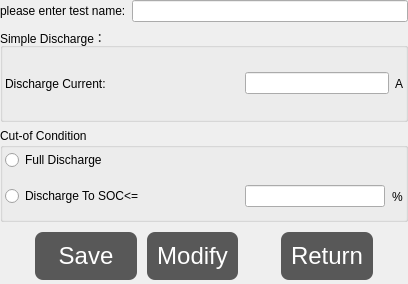
<?xml version="1.0" encoding="UTF-8"?>
<ui version="4.0">
 <class>DischargeTestDialog</class>
 <widget class="QDialog" name="DischargeTestDialog">
  <property name="geometry">
   <rect>
    <x>0</x>
    <y>0</y>
    <width>408</width>
    <height>284</height>
   </rect>
  </property>
  <property name="windowTitle">
   <string>DischargeTestDialog</string>
  </property>
  <property name="windowIcon">
   <iconset resource="batteryplatform.qrc">
    <normaloff>:/res/res/battery.png</normaloff>:/res/res/battery.png</iconset>
  </property>
  <property name="styleSheet">
   <string notr="true">QLineEdit
{		
	font: 12pt &quot;微软雅黑&quot;;
}
QGroupBox
{
	font: 12pt &quot;微软雅黑&quot;;
}
QRadioButton
{
	
	font: 12pt &quot;微软雅黑&quot;;
}
QCheckBox
{
	font: 12pt &quot;微软雅黑&quot;;
}
QLabel
{	
	font: 12pt &quot;微软雅黑&quot;;
}
QPushButton {
	
	background-color: rgb(88, 88, 88);
    border-radius: 8px;
    padding: 10px 10px;
    text-align: center;
    text-decoration: none;
    font-size: 24px;
    margin: 4px 2px;
    color: white;
}
QPushButton:hover {   
	
	background-color: rgb(70, 70, 70);
}
QPushButton:pressed {
    padding-left:13px;
    /*上内边距为3像素，让按下时字向下移动3像素*/  
    padding-top:13px;
}
QWidget #DischargeTestDialog{	
	background-color: rgb(255, 255, 255);
}</string>
  </property>
  <layout class="QVBoxLayout" name="verticalLayout_3">
   <property name="leftMargin">
    <number>0</number>
   </property>
   <property name="topMargin">
    <number>0</number>
   </property>
   <property name="rightMargin">
    <number>0</number>
   </property>
   <property name="bottomMargin">
    <number>0</number>
   </property>
   <item>
    <layout class="QHBoxLayout" name="horizontalLayout_3">
     <item>
      <widget class="QLabel" name="label_2">
       <property name="sizePolicy">
        <sizepolicy hsizetype="Preferred" vsizetype="Fixed">
         <horstretch>0</horstretch>
         <verstretch>0</verstretch>
        </sizepolicy>
       </property>
       <property name="styleSheet">
        <string notr="true">font: 12pt &quot;微软雅黑&quot;;</string>
       </property>
       <property name="text">
        <string>please enter test name:</string>
       </property>
      </widget>
     </item>
     <item>
      <widget class="QLineEdit" name="lineEdit_testname">
       <property name="styleSheet">
        <string notr="true">font: 12pt &quot;微软雅黑&quot;;</string>
       </property>
       <property name="text">
        <string/>
       </property>
      </widget>
     </item>
    </layout>
   </item>
   <item>
    <widget class="QGroupBox" name="groupBox">
     <property name="title">
      <string>Simple Discharge：</string>
     </property>
     <layout class="QVBoxLayout" name="verticalLayout">
      <property name="spacing">
       <number>7</number>
      </property>
      <property name="leftMargin">
       <number>2</number>
      </property>
      <property name="topMargin">
       <number>2</number>
      </property>
      <property name="rightMargin">
       <number>2</number>
      </property>
      <property name="bottomMargin">
       <number>2</number>
      </property>
      <item>
       <layout class="QHBoxLayout" name="horizontalLayout_4">
        <item>
         <widget class="QLabel" name="label_15">
          <property name="text">
           <string>Discharge Current:</string>
          </property>
         </widget>
        </item>
        <item>
         <widget class="QLineEdit" name="lineEdit_Current_simple">
          <property name="sizePolicy">
           <sizepolicy hsizetype="Expanding" vsizetype="Fixed">
            <horstretch>0</horstretch>
            <verstretch>0</verstretch>
           </sizepolicy>
          </property>
          <property name="minimumSize">
           <size>
            <width>144</width>
            <height>0</height>
           </size>
          </property>
          <property name="maximumSize">
           <size>
            <width>144</width>
            <height>16777215</height>
           </size>
          </property>
          <property name="placeholderText">
           <string/>
          </property>
         </widget>
        </item>
        <item>
         <widget class="QLabel" name="label_13">
          <property name="sizePolicy">
           <sizepolicy hsizetype="Fixed" vsizetype="Preferred">
            <horstretch>0</horstretch>
            <verstretch>0</verstretch>
           </sizepolicy>
          </property>
          <property name="text">
           <string>A</string>
          </property>
         </widget>
        </item>
       </layout>
      </item>
     </layout>
    </widget>
   </item>
   <item>
    <widget class="QGroupBox" name="groupBox_2">
     <property name="title">
      <string>Cut-of Condition</string>
     </property>
     <layout class="QVBoxLayout" name="verticalLayout_2">
      <property name="leftMargin">
       <number>2</number>
      </property>
      <property name="topMargin">
       <number>2</number>
      </property>
      <property name="rightMargin">
       <number>2</number>
      </property>
      <property name="bottomMargin">
       <number>2</number>
      </property>
      <item>
       <widget class="QRadioButton" name="radioButton_fullDischarge">
        <property name="text">
         <string>Full Discharge</string>
        </property>
       </widget>
      </item>
      <item>
       <layout class="QHBoxLayout" name="horizontalLayout">
        <property name="spacing">
         <number>7</number>
        </property>
        <item>
         <widget class="QRadioButton" name="radioButton_SOC">
          <property name="text">
           <string>Discharge To SOC&lt;=</string>
          </property>
         </widget>
        </item>
        <item>
         <widget class="QLineEdit" name="lineEdit_SOC">
          <property name="minimumSize">
           <size>
            <width>140</width>
            <height>0</height>
           </size>
          </property>
          <property name="maximumSize">
           <size>
            <width>140</width>
            <height>16777215</height>
           </size>
          </property>
         </widget>
        </item>
        <item>
         <widget class="QLabel" name="label_14">
          <property name="sizePolicy">
           <sizepolicy hsizetype="Fixed" vsizetype="Preferred">
            <horstretch>0</horstretch>
            <verstretch>0</verstretch>
           </sizepolicy>
          </property>
          <property name="text">
           <string>%</string>
          </property>
         </widget>
        </item>
       </layout>
      </item>
     </layout>
    </widget>
   </item>
   <item>
    <layout class="QHBoxLayout" name="horizontalLayout_2">
     <item>
      <spacer name="horizontalSpacer_3">
       <property name="orientation">
        <enum>Qt::Horizontal</enum>
       </property>
       <property name="sizeHint" stdset="0">
        <size>
         <width>40</width>
         <height>20</height>
        </size>
       </property>
      </spacer>
     </item>
     <item>
      <widget class="QPushButton" name="SaveBtn">
       <property name="text">
        <string>  Save  </string>
       </property>
      </widget>
     </item>
     <item>
      <widget class="QPushButton" name="ModifyBtn">
       <property name="text">
        <string>Modify</string>
       </property>
      </widget>
     </item>
     <item>
      <spacer name="horizontalSpacer_5">
       <property name="orientation">
        <enum>Qt::Horizontal</enum>
       </property>
       <property name="sizeHint" stdset="0">
        <size>
         <width>40</width>
         <height>20</height>
        </size>
       </property>
      </spacer>
     </item>
     <item>
      <widget class="QPushButton" name="ReturnBtn">
       <property name="text">
        <string>Return</string>
       </property>
      </widget>
     </item>
     <item>
      <spacer name="horizontalSpacer_4">
       <property name="orientation">
        <enum>Qt::Horizontal</enum>
       </property>
       <property name="sizeHint" stdset="0">
        <size>
         <width>40</width>
         <height>20</height>
        </size>
       </property>
      </spacer>
     </item>
    </layout>
   </item>
  </layout>
 </widget>
 <layoutdefault spacing="6" margin="11"/>
 <resources>
  <include location="batteryplatform.qrc"/>
 </resources>
 <connections/>
</ui>
